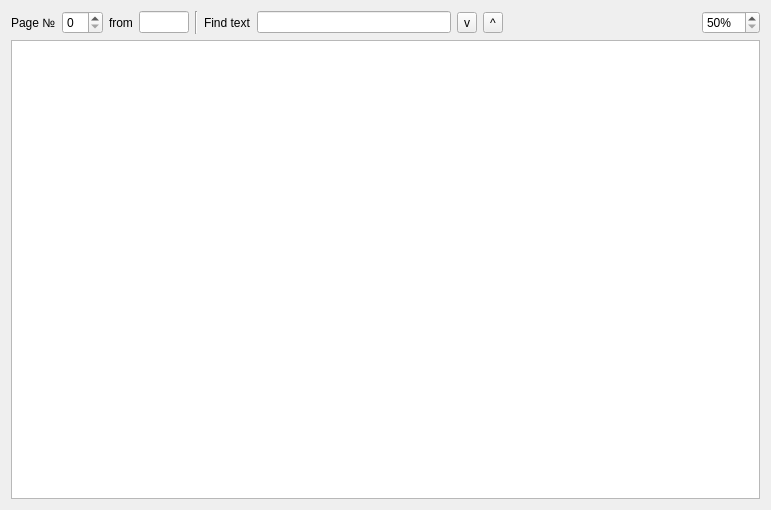
<?xml version="1.0" encoding="UTF-8"?>
<ui version="4.0">
 <class>FormRulesViewer</class>
 <widget class="QWidget" name="FormRulesViewer">
  <property name="geometry">
   <rect>
    <x>0</x>
    <y>0</y>
    <width>771</width>
    <height>510</height>
   </rect>
  </property>
  <property name="windowTitle">
   <string>Form</string>
  </property>
  <layout class="QVBoxLayout" name="verticalLayout">
   <item>
    <layout class="QHBoxLayout" name="horizontalLayout">
     <item>
      <widget class="QLabel" name="label">
       <property name="text">
        <string>Page №</string>
       </property>
      </widget>
     </item>
     <item>
      <widget class="QSpinBox" name="spinBoxCurrentPage"/>
     </item>
     <item>
      <widget class="QLabel" name="label_2">
       <property name="text">
        <string>from</string>
       </property>
      </widget>
     </item>
     <item>
      <widget class="QLineEdit" name="lineEditPageLimit">
       <property name="enabled">
        <bool>true</bool>
       </property>
       <property name="maximumSize">
        <size>
         <width>50</width>
         <height>16777215</height>
        </size>
       </property>
       <property name="maxLength">
        <number>3</number>
       </property>
       <property name="readOnly">
        <bool>true</bool>
       </property>
      </widget>
     </item>
     <item>
      <widget class="Line" name="line">
       <property name="orientation">
        <enum>Qt::Vertical</enum>
       </property>
      </widget>
     </item>
     <item>
      <widget class="QLabel" name="label_3">
       <property name="text">
        <string>Find text</string>
       </property>
      </widget>
     </item>
     <item>
      <widget class="QLineEdit" name="lineEditFind"/>
     </item>
     <item>
      <widget class="QToolButton" name="toolButton">
       <property name="text">
        <string>v</string>
       </property>
       <property name="icon">
        <iconset theme="go-down"/>
       </property>
      </widget>
     </item>
     <item>
      <widget class="QToolButton" name="toolButton_2">
       <property name="text">
        <string>^</string>
       </property>
       <property name="icon">
        <iconset theme="go-up"/>
       </property>
      </widget>
     </item>
     <item>
      <spacer name="horizontalSpacer">
       <property name="orientation">
        <enum>Qt::Horizontal</enum>
       </property>
       <property name="sizeHint" stdset="0">
        <size>
         <width>40</width>
         <height>20</height>
        </size>
       </property>
      </spacer>
     </item>
     <item>
      <widget class="QSpinBox" name="spinBoxPercent">
       <property name="suffix">
        <string>%</string>
       </property>
       <property name="minimum">
        <number>50</number>
       </property>
       <property name="maximum">
        <number>100</number>
       </property>
      </widget>
     </item>
    </layout>
   </item>
   <item>
    <widget class="QGraphicsView" name="graphicsView"/>
   </item>
  </layout>
 </widget>
 <resources/>
 <connections/>
</ui>
